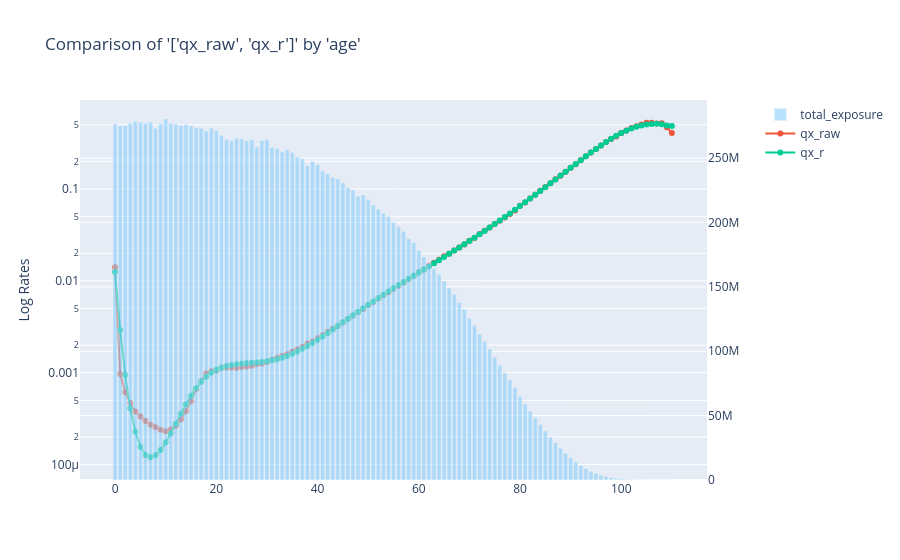

Notebook code cell kept with this figure:
### Code cell
charters.compare_rates(
    hmd_usa_df,
    x_axis="age",
    rates=["qx_raw", "qx_r"],
    weights=["total_exposure"],
    secondary="total_exposure",
    y_log=True,
)
